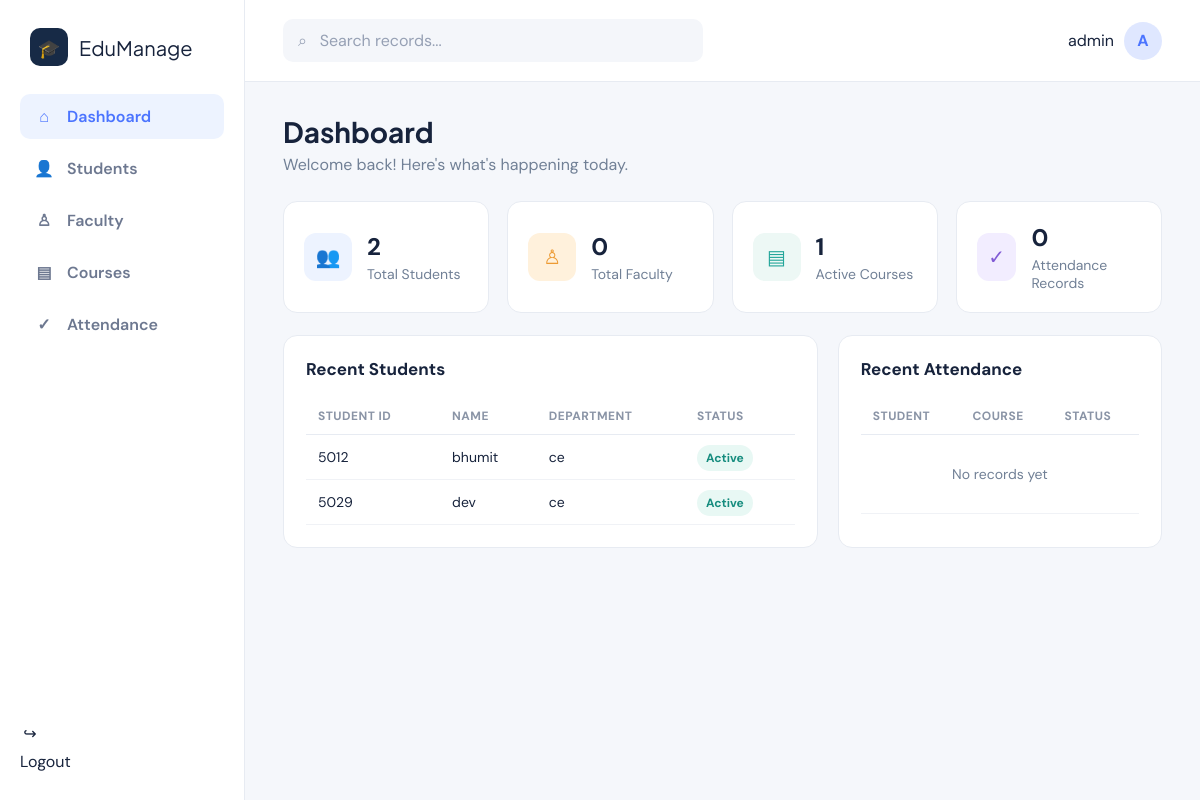
The app's page / (signed in) with its own data.
### students/models.py (models this page shows, shortened)
class Student(models.Model):
    GENDER_CHOICES = [('Male', 'Male'), ('Female', 'Female'), ('Other', 'Other')]
    STATUS_CHOICES = [('Active', 'Active'), ('Inactive', 'Inactive')]
    student_id = models.CharField(max_length=20, unique=True)
    name = models.CharField(max_length=100)
    email = models.EmailField(unique=True)
    phone = models.CharField(max_length=20)
    gender = models.CharField(max_length=10, choices=GENDER_CHOICES)
    department = models.CharField(max_length=100)
    year = models.PositiveSmallIntegerField(default=1)
    status = models.CharField(max_length=10, choices=STATUS_CHOICES, default='Active')
    admission_date = models.DateField(auto_now_add=True)
    class Meta:
        ordering = ['name']

### accounts/views.py (the view)
# urls.py: path('', views.dashboard, name='dashboard'),
@login_required
def dashboard(request):
    context = {
        'student_count': Student.objects.count(),
        'faculty_count': Faculty.objects.count(),
        'course_count': Course.objects.count(),
        'attendance_count': Attendance.objects.count(),
        'students': Student.objects.all()[:6],
        'recent_attendance': Attendance.objects.select_related('student', 'course')[:8],
    }
    return render(request, 'dashboard.html', context)

### templates/dashboard.html (shortened to what this page needs)
{% extends 'base.html' %}
{% block content %}
<div class="page-heading"><div><h1>Dashboard</h1><p>Welcome back! Here's what's happening today.</p></div></div>
<div class="stats">
  <div class="stat-card"><div class="stat-icon" style="background:#edf3ff;color:#4b74ff">👥</div><div><h3>{{ student_count }}</h3><p>Total Students</p></div></div>
  <div class="stat-card"><div class="stat-icon" style="background:#fff1dc;color:#ed9b34">♙</div><div><h3>{{ faculty_count }}</h3><p>Total Faculty</p></div></div>
  <div class="stat-card"><div class="stat-icon" style="background:#edf8f5;color:#24a69a">▤</div><div><h3>{{ course_count }}</h3><p>Active Courses</p></div></div>
  <div class="stat-card"><div class="stat-icon" style="background:#f2edff;color:#805ad5">✓</div><div><h3>{{ attendance_count }}</h3><p>Attendance Records</p></div></div>
</div>
<div class="grid-two">
  <div class="card"><h2>Recent Students</h2><table><thead><tr><th>Student ID</th><th>Name</th><th>Department</th><th>Status</th></tr></thead><tbody>{% for student in students %}<tr><td>{{ student.student_id }}</td><td>{{ student.name }}</td><td>{{ student.department }}</td><td><span class="badge">{{ student.status }}</span></td></tr>{% empty %}<tr><td colspan="4" class="empty">No students yet</td></tr>{% endfor %}</tbody></table></div>
  <div class="card"><h2>Recent Attendance</h2><table><thead><tr><th>Student</th><th>Course</th><th>Status</th></tr></thead><tbody>{% for record in recent_attendance %}<tr><td>{{ record.student.name }}</td><td>{{ record.course.code }}</td><td><span class="badge">{{ record.status }}</span></td></tr>{% empty %}<tr><td colspan="3" class="empty">No records yet</td></tr>{% endfor %}</tbody></table></div>
</div>
{% endblock %}

### templates/base.html (shortened to what this page needs)
{% load static %}
<!doctype html>
<html lang="en">
<head>
  <link rel="stylesheet" href="{% static 'css/style.css' %}">
</head>
<body>
  <div class="app">
    <aside class="sidebar">
      <a class="brand" href="{% url 'dashboard' %}"><span class="brand-mark">🎓</span><span>EduManage</span></a>
      <nav class="nav">
        <a href="{% url 'dashboard' %}" class="{% if request.resolver_match.url_name == 'dashboard' %}active{% endif %}"><span class="nav-icon">⌂</span> Dashboard</a>
        <a href="{% url 'student_list' %}" class="{% if 'student' in request.resolver_match.url_name %}active{% endif %}"><span class="nav-icon">👤</span> Students</a>
        <a href="{% url 'faculty_list' %}" class="{% if 'faculty' in request.resolver_match.url_name %}active{% endif %}"><span class="nav-icon">♙</span> Faculty</a>
        <a href="{% url 'course_list' %}" class="{% if 'course' in request.resolver_match.url_name %}active{% endif %}"><span class="nav-icon">▤</span> Courses</a>
        <a href="{% url 'attendance_list' %}" class="{% if 'attendance' in request.resolver_match.url_name %}active{% endif %}"><span class="nav-icon">✓</span> Attendance</a>
      </nav>
      <div class="sidebar-footer"><a class="nav" href="{% url 'logout' %}"><span class="nav-icon">↪</span> Logout</a></div>
    </aside>
    <main class="main">
      <header class="topbar"><div class="search">⌕ &nbsp; Search records...</div><div class="profile"><span>{{ request.user.get_full_name|default:request.user.username }}</span><div class="avatar">{{ request.user.username|first|upper }}</div></div></header>
      <section class="content">
        {% block content %}{% endblock %}
      </section>
    </main>
  </div>
</body>
</html>

### static/css/style.css (style rules this page uses)
:root { --ink:#17233c; --muted:#718096; --navy:#172a46; --teal:#24a69a; --blue:#4b74ff; --cream:#f5f7fb; --line:#e7ebf2; }
* { box-sizing:border-box; }
body { margin:0; font-family:'DM Sans',sans-serif; background:var(--cream); color:var(--ink); }
a { text-decoration:none; color:inherit; }
.app { display:grid; grid-template-columns:245px 1fr; min-height:100vh; }
.sidebar { background:#fff; border-right:1px solid var(--line); padding:28px 20px; display:flex; flex-direction:column; position:sticky; top:0; height:100vh; }
.brand { display:flex; align-items:center; gap:11px; padding:0 10px 28px; font-family:'Plus Jakarta Sans',sans-serif; font-size:20px; }
.brand-mark { width:38px; height:38px; border-radius:10px; background:var(--navy); color:white; display:grid; place-items:center; font-size:18px; }
.nav { display:flex; flex-direction:column; gap:7px; }
.nav a { display:flex; align-items:center; gap:13px; padding:12px 14px; border-radius:10px; color:#6d7890; font-weight:600; }
.nav a.active,.nav a:hover { background:#edf3ff; color:var(--blue); }
.nav-icon { width:20px; text-align:center; }
.sidebar-footer { margin-top:auto; }
.main { min-width:0; }
.topbar { height:82px; background:#fff; border-bottom:1px solid var(--line); display:flex; align-items:center; justify-content:space-between; padding:0 38px; }
.search { width:min(420px,45vw); background:#f4f6fa; border-radius:10px; padding:11px 15px; color:#96a0b4; }
.profile { display:flex; align-items:center; gap:10px; }
.avatar { width:38px; height:38px; border-radius:50%; background:#dfe7ff; display:grid; place-items:center; color:var(--blue); font-weight:700; }
.content { padding:32px 38px 50px; }
.page-heading { display:flex; justify-content:space-between; align-items:center; margin-bottom:26px; }
.page-heading h1 { margin:0 0 5px; font-family:'Plus Jakarta Sans',sans-serif; font-size:28px; }
.page-heading p { margin:0; color:var(--muted); }
.stats { display:grid; grid-template-columns:repeat(4,1fr); gap:18px; margin-bottom:22px; }
.stat-card { background:#fff; border:1px solid var(--line); border-radius:14px; padding:20px; display:flex; align-items:center; gap:15px; }
.stat-icon { width:48px; height:48px; border-radius:12px; display:grid; place-items:center; font-size:20px; }
.stat-card h3 { margin:0; font-size:24px; }
.stat-card p { margin:3px 0 0; color:var(--muted); font-size:14px; }
.card { background:#fff; border:1px solid var(--line); border-radius:14px; padding:22px; }
.grid-two { display:grid; grid-template-columns:1.65fr 1fr; gap:20px; }
.card h2 { font-size:17px; margin:0 0 18px; }
table { width:100%; border-collapse:collapse; }
th { text-align:left; color:#8a94a6; font-size:12px; text-transform:uppercase; letter-spacing:.04em; padding:10px 12px; border-bottom:1px solid var(--line); }
td { padding:13px 12px; border-bottom:1px solid #f0f2f6; font-size:14px; }
.badge { border-radius:20px; background:#e8f8f4; color:#178d7f; padding:5px 9px; font-size:12px; font-weight:700; }
.empty { color:var(--muted); padding:30px 12px; text-align:center; }

### records on screen
Student: student_id "5012", name "bhumit", department "ce", status "Active"
Student: student_id "5029", name "dev", department "ce", status "Active"

### other values on screen
{{ request.user.get_full_name|default:request.user.username }} "admin"
{{ request.user.username|first|upper }} "A"
{{ student_count }} "2"
{{ faculty_count }} "0"
{{ course_count }} "1"
{{ attendance_count }} "0"
